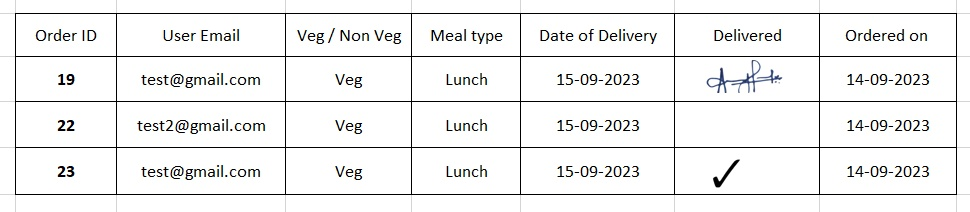
#> input picture images/0_original.jpg, 970 x 212 px
$ python -i TableExtractor.py   (imports and definitions only)
#> lines starting #> are read from the running program, lines starting #| are printed output that depends on the picture; after the words box and inside, x2 and y2 are one past the last pixel; in counts of white or black regions, pixels touching at a corner belong together
import cv2
import numpy as np

class TableExtractor:

    def __init__(self, image_path):
        self.image_path = image_path

    def execute(self):
        self.read_image()
        self.store_process_image("0_original.jpg", self.image)
        self.convert_image_to_grayscale()
        self.store_process_image("1_grayscaled.jpg", self.grayscale_image)
        self.threshold_image()
        self.store_process_image("3_thresholded.jpg", self.thresholded_image)
        self.invert_image()
        self.store_process_image("4_inverteded.jpg", self.inverted_image)
        self.dilate_image()
        self.store_process_image("5_dialateded.jpg", self.dilated_image)
        self.find_contours()
        self.store_process_image("6_all_contours.jpg", self.image_with_all_contours)
        self.filter_contours_and_leave_only_rectangles()
        self.store_process_image("7_only_rectangular_contours.jpg", self.image_with_only_rectangular_contours)
        self.find_largest_contour_by_area()
        self.store_process_image("8_contour_with_max_area.jpg", self.image_with_contour_with_max_area)
        self.order_points_in_the_contour_with_max_area()
        self.store_process_image("9_with_4_corner_points_plotted.jpg", self.image_with_points_plotted)
        self.calculate_new_width_and_height_of_image()
        self.apply_perspective_transform()
        self.store_process_image("10_perspective_corrected.jpg", self.perspective_corrected_image)
        self.add_10_percent_padding()
        self.store_process_image("11_perspective_corrected_with_padding.jpg", self.perspective_corrected_image_with_padding)
        return self.perspective_corrected_image_with_padding

    def read_image(self):
        self.image = cv2.imread(self.image_path)
#> self.image is the input picture: shape (212, 970, 3); mean B, G, R 239.8, 240, 239.8

    def convert_image_to_grayscale(self):
        self.grayscale_image = cv2.cvtColor(self.image, cv2.COLOR_BGR2GRAY)

    def blur_image(self):
        self.blurred_image = cv2.blur(self.grayscale_image, (5, 5))

    def threshold_image(self):
        self.thresholded_image = cv2.threshold(self.grayscale_image, 0, 255, cv2.THRESH_BINARY + cv2.THRESH_OTSU)[1]
#> self.thresholded_image: shape (212, 970); 94% white; black in thin lines or dots, all inside (x1, y1, x2, y2) = (15, 13, 957, 195)

    def invert_image(self):
        self.inverted_image = cv2.bitwise_not(self.thresholded_image)

    def dilate_image(self):
        self.dilated_image = cv2.dilate(self.inverted_image, None, iterations=5)
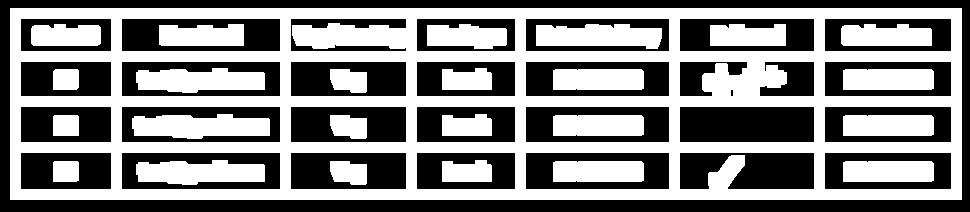
#> self.dilated_image: shape (212, 970); 51.7% white; 31 black regions (1 under 20 px)

    def find_contours(self):
        self.contours, self.hierarchy = cv2.findContours(self.dilated_image, cv2.RETR_TREE, cv2.CHAIN_APPROX_SIMPLE)
#> self.contours = 55 contours, 1 with area under 20; largest, box (x1, y1, x2, y2) and area: (10, 8, 962, 200) 181641, (121, 152, 281, 190) 5881, (121, 106, 281, 143) 5722, (121, 61, 281, 97) 5563, (525, 152, 670, 190) 5326; self.hierarchy = 55 rows, first 6: [-1, -1, 1, -1], [3, -1, 2, 0], [-1, -1, -1, 1], [4, 1, -1, 0], [6, 3, 5, 0], [-1, -1, -1, 4]
        self.image_with_all_contours = self.image.copy()
        cv2.drawContours(self.image_with_all_contours, self.contours, -1, (0, 255, 0), 3)
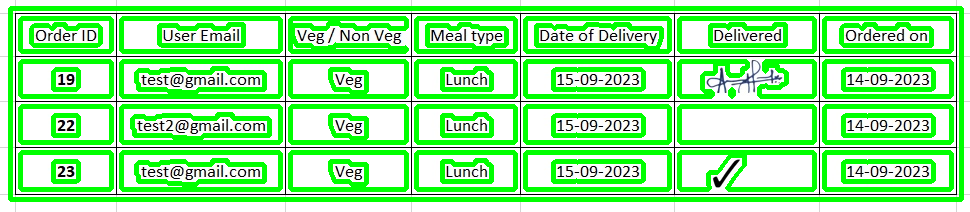
#> self.image_with_all_contours: shape (212, 970, 3); mean B, G, R 141.3, 240.1, 141.3

    def filter_contours_and_leave_only_rectangles(self):
        self.rectangular_contours = []
        for contour in self.contours:
            peri = cv2.arcLength(contour, True)
            approx = cv2.approxPolyDP(contour, 0.02 * peri, True)
            if len(approx) == 4:
                self.rectangular_contours.append(approx)
#> this loop made 55 passes
#> (peri, approx) on passes 1, 2, 3, 5, 6, 7, 9, 10, 11, 13, 14, 15: (2284, [[10, 8], [10, 199], [961, 199], [961, 8]]), (325.7, [[824, 153], [950, 152], [951, 188], [825, 189]]), (218.5, [[843, 162], [843, 181], [933, 180], [931, 161]]), (359.7, [[525, 153], [668, 152], [669, 188], [526, 189]]), (219.3, [[553, 162], [553, 181], [643, 180], [641, 161]]), (269.7, [[416, 153], [514, 152], [515, 188], [417, 189]]), (303.7, [[290, 153], [405, 152], [406, 188], [291, 189]]), (113.3, [[330, 161], [334, 181], [366, 183], [366, 164]]), (389.7, [[121, 153], [279, 152], [280, 188], [122, 189]]), (253.7, [[20, 153], [110, 152], [111, 188], [21, 189]]), (88.24, [[53, 162], [53, 181], [78, 180], [77, 161]]), (323.7, [[824, 107], [950, 106], [951, 141], [825, 142]])
#> peri on passes 4, 8, 12, 21, 25, 28: 425.7, 143.7, 304.6, 143.7, 322.6, 17.66
#> after the loop, self.rectangular_contours = 43 contours; largest, box (x1, y1, x2, y2) and area: (10, 8, 962, 200) 181641, (121, 152, 281, 190) 5689, (121, 106, 281, 143) 5531, (121, 61, 281, 97) 5373, (525, 152, 670, 190) 5149
        self.image_with_only_rectangular_contours = self.image.copy()
        cv2.drawContours(self.image_with_only_rectangular_contours, self.rectangular_contours, -1, (0, 255, 0), 3)
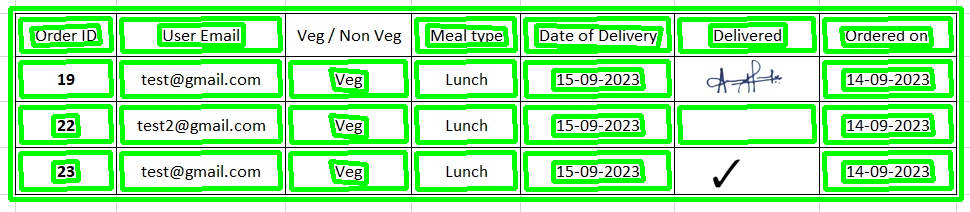
#> self.image_with_only_rectangular_contours: shape (212, 970, 3); mean B, G, R 159, 240.1, 159

    def find_largest_contour_by_area(self):
        max_area = 0
        self.contour_with_max_area = None
        for contour in self.rectangular_contours:
            area = cv2.contourArea(contour)
            if area > max_area:
                max_area = area
                self.contour_with_max_area = contour
#> this loop made 43 passes
#> (area, max_area, self.contour_with_max_area) on pass 1: (181641, 181641, [[10, 8], [10, 199], [961, 199], [961, 8]])
#> (contour, area) on passes 2 to 7: ([[824, 153], [950, 152], [951, 188], [825, 189]], 4537), ([[843, 162], [843, 181], [933, 180], [931, 161]], 1692), ([[525, 153], [668, 152], [669, 188], [526, 189]], 5149), ([[553, 162], [553, 181], [643, 180], [641, 161]], 1692), ([[416, 153], [514, 152], [515, 188], [417, 189]], 3529), ([[290, 153], [405, 152], [406, 188], [291, 189]], 4141)
#> after the loop, max_area = 181641
        self.image_with_contour_with_max_area = self.image.copy()
        cv2.drawContours(self.image_with_contour_with_max_area, [self.contour_with_max_area], -1, (0, 255, 0), 3)
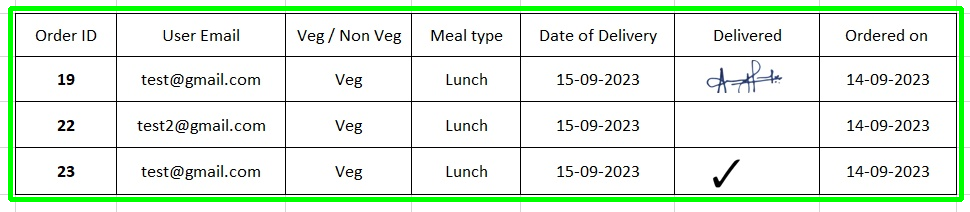
#> self.image_with_contour_with_max_area: shape (212, 970, 3); 5.55% of pixels changed, all inside (x1, y1, x2, y2) = (8, 6, 964, 202)

    def order_points_in_the_contour_with_max_area(self):
        self.contour_with_max_area_ordered = self.order_points(self.contour_with_max_area)
#> in order_points, `pts = pts.reshape(4, 2)`: pts = [[10, 8], [10, 199], [961, 199], [961, 8]]
#> in order_points, `s = pts.sum(axis=1)`: s = [18, 209, 1160, 969]
#> in order_points, `diff = np.diff(pts, axis=1)`: diff = [-2, 189, -762, -953]
#> self.contour_with_max_area_ordered = [[10, 8], [961, 8], [961, 199], [10, 199]]
        self.image_with_points_plotted = self.image.copy()
        for point in self.contour_with_max_area_ordered:
            point_coordinates = (int(point[0]), int(point[1]))
            self.image_with_points_plotted = cv2.circle(self.image_with_points_plotted, point_coordinates, 10, (0, 0, 255), -1)
#> this loop made 4 passes
#> pass 1, in order_points_in_the_contour_with_max_area, `self.image_with_points_plotted = cv2.circle(self.image_with_points_plo..`:
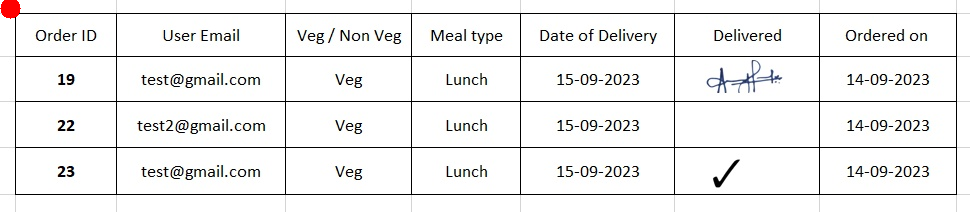
#> self.image_with_points_plotted: shape (212, 970, 3); 0.15% of pixels changed, all inside (x1, y1, x2, y2) = (0, 0, 21, 19)
#> after the loop:
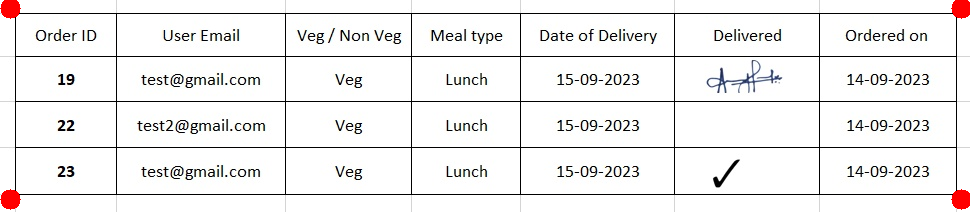
#> self.image_with_points_plotted: shape (212, 970, 3); mean B, G, R 238.3, 238.6, 239.8

    def calculate_new_width_and_height_of_image(self):
        existing_image_width = self.image.shape[1]
#> existing_image_width = 970
        existing_image_width_reduced_by_10_percent = int(existing_image_width * 0.9)
#> existing_image_width_reduced_by_10_percent = 873

        distance_between_top_left_and_top_right = self.calculateDistanceBetween2Points(self.contour_with_max_area_ordered[0], self.contour_with_max_area_ordered[1])
#> in calculateDistanceBetween2Points, `dis = ((p2[0] - p1[0]) ** 2 + (p2[1] - p1[1]) ** 2) ** 0.5`: dis = 951
#> distance_between_top_left_and_top_right = 951
        distance_between_top_left_and_bottom_left = self.calculateDistanceBetween2Points(self.contour_with_max_area_ordered[0], self.contour_with_max_area_ordered[3])
#> distance_between_top_left_and_bottom_left = 191

        aspect_ratio = distance_between_top_left_and_bottom_left / distance_between_top_left_and_top_right
#> aspect_ratio = 0.201

        self.new_image_width = existing_image_width_reduced_by_10_percent
#> self.new_image_width = 873
        self.new_image_height = int(self.new_image_width * aspect_ratio)
#> self.new_image_height = 175

    def apply_perspective_transform(self):
        pts1 = np.float32(self.contour_with_max_area_ordered)
#> pts1 = [[10, 8], [961, 8], [961, 199], [10, 199]]
        pts2 = np.float32([[0, 0], [self.new_image_width, 0], [self.new_image_width, self.new_image_height], [0, self.new_image_height]])
#> pts2 = [[0, 0], [873, 0], [873, 175], [0, 175]]
        matrix = cv2.getPerspectiveTransform(pts1, pts2)
#> matrix = [[0.918, -8.93e-18, -9.18], [1.85e-18, 0.916, -7.33], [0, 0, 1]]
        self.perspective_corrected_image = cv2.warpPerspective(self.image, matrix, (self.new_image_width, self.new_image_height))

    def add_10_percent_padding(self):
        image_height = self.image.shape[0]
#> image_height = 212
        padding = int(image_height * 0.1)
#> padding = 21
        self.perspective_corrected_image_with_padding = cv2.copyMakeBorder(self.perspective_corrected_image, padding, padding, padding, padding, cv2.BORDER_CONSTANT, value=[255, 255, 255])
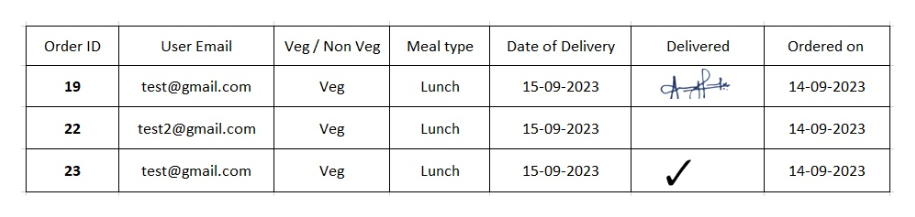
#> self.perspective_corrected_image_with_padding: shape (217, 915, 3); mean B, G, R 241.8, 242, 241.8

    def draw_contours(self):
        self.image_with_contours = self.image.copy()
        cv2.drawContours(self.image_with_contours,  [ self.contour_with_max_area ], -1, (0, 255, 0), 1)

    def calculateDistanceBetween2Points(self, p1, p2):
        dis = ((p2[0] - p1[0]) ** 2 + (p2[1] - p1[1]) ** 2) ** 0.5
        return dis

    def order_points(self, pts):
        # initialzie a list of coordinates that will be ordered
        # such that the first entry in the list is the top-left,
        # the second entry is the top-right, the third is the
        # bottom-right, and the fourth is the bottom-left
        pts = pts.reshape(4, 2)
        rect = np.zeros((4, 2), dtype="float32")

        # the top-left point will have the smallest sum, whereas
        # the bottom-right point will have the largest sum
        s = pts.sum(axis=1)
        rect[0] = pts[np.argmin(s)]
        rect[2] = pts[np.argmax(s)]

        # now, compute the difference between the points, the
        # top-right point will have the smallest difference,
        # whereas the bottom-left will have the largest difference
        diff = np.diff(pts, axis=1)
        rect[1] = pts[np.argmin(diff)]
        rect[3] = pts[np.argmax(diff)]

        # return the ordered coordinates
        return rect

    def store_process_image(self, file_name, image):
        path = "./images/" + file_name
        # cv2.imwrite(path, image)


>>> result = TableExtractor('images/0_original.jpg').execute()

$ run again, on images/10_perspective_corrected.jpg
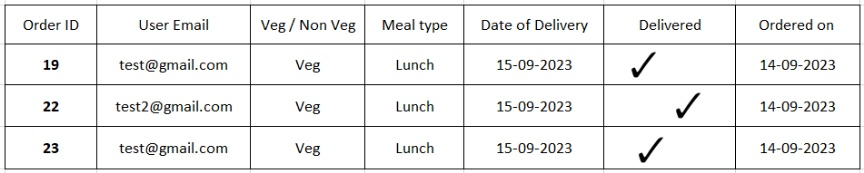
#> input picture images/10_perspective_corrected.jpg, 864 x 173 px
#> in read_image, self.image is the input picture: shape (173, 864, 3); mean B, G, R 238, 238.3, 238.1
#> self.thresholded_image: shape (173, 864); 90% white; black in thin lines or dots
#> self.inverted_image: shape (173, 864); 10% white in thin lines or dots
#> in dilate_image, `self.dilated_image = cv2.dilate(self.inverted_image, None, iterations=5)`:
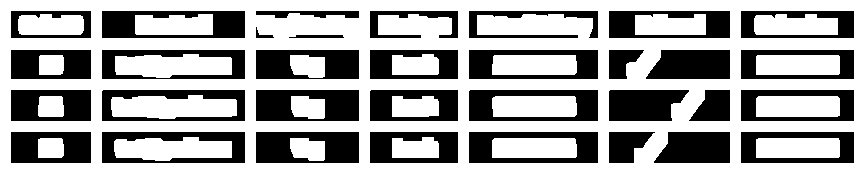
#> self.dilated_image: shape (173, 864); 63.4% white; 33 black regions
#> self.contours = 56 contours; largest, box (x1, y1, x2, y2) and area: (0, 0, 864, 173) 148436, (101, 131, 246, 164) 4606, (101, 89, 246, 122) 4604, (101, 49, 246, 80) 4318, (468, 131, 599, 164) 4158; self.hierarchy = 56 rows, first 6: [-1, -1, 1, -1], [3, -1, 2, 0], [-1, -1, -1, 1], [4, 1, -1, 0], [5, 3, -1, 0], [7, 4, 6, 0]
#> the loop in filter_contours_and_leave_only_rectangles, `for contour in self.contours:` made 56 passes
#> (peri, approx) on passes 1, 2, 3, 6, 7, 8, 10: (2070, [[0, 0], [0, 172], [863, 172], [863, 0]]), (289.7, [[740, 132], [853, 131], [854, 162], [741, 163]]), (202.2, [[756, 139], [756, 157], [839, 156], [838, 138]]), (321.7, [[468, 132], [597, 131], [598, 162], [469, 163]]), (203.1, [[492, 140], [492, 157], [576, 156], [574, 138]]), (239.7, [[369, 132], [457, 131], [458, 162], [370, 163]]), (269.7, [[255, 132], [358, 131], [359, 162], [256, 163]])
#> after the loop in filter_contours_and_leave_only_rectangles, `for contour in self.contours:`: self.rectangular_contours = 40 contours; largest, box (x1, y1, x2, y2) and area: (0, 0, 864, 173) 148436, (101, 131, 246, 164) 4434, (101, 89, 246, 122) 4363, (101, 49, 246, 80) 4148, (468, 131, 599, 164) 4000
#> the loop in find_largest_contour_by_area, `for contour in self.rectangular_contours:` made 40 passes
#> (area, max_area, self.contour_with_max_area) on pass 1: (148436, 148436, [[0, 0], [0, 172], [863, 172], [863, 0]])
#> after the loop in find_largest_contour_by_area, `for contour in self.rectangular_contours:`: max_area = 148436
#> self.image_with_contour_with_max_area: shape (173, 864, 3); 4.14% of pixels changed, all inside (x1, y1, x2, y2) = (0, 0, 864, 173)
#> pts = [[0, 0], [0, 172], [863, 172], [863, 0]]
#> s = [0, 172, 1035, 863]
#> diff = [0, 172, -691, -863]
#> self.contour_with_max_area_ordered = [[0, 0], [863, 0], [863, 172], [0, 172]]
#> the loop in order_points_in_the_contour_with_max_area, `for point in self.contour_with_max_area_ordered:` made 4 passes
#> dis = 863
#> distance_between_top_left_and_bottom_left = 172
#> aspect_ratio = 0.199
#> self.new_image_height = 154
#> pts1 = [[0, 0], [863, 0], [863, 172], [0, 172]]
#> pts2 = [[0, 0], [777, 0], [777, 154], [0, 154]]
#> matrix = [[0.9, 0, 0], [0, 0.895, 0], [0, 0, 1]]
#> in add_10_percent_padding, `self.perspective_corrected_image_with_padding = cv2.copyMakeBorder(sel..`:
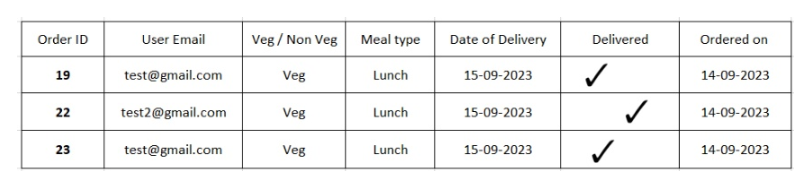
#> self.perspective_corrected_image_with_padding: shape (188, 811, 3); mean B, G, R 241.7, 241.9, 241.8

$ run again, on images/11_perspective_corrected_with_padding.jpg
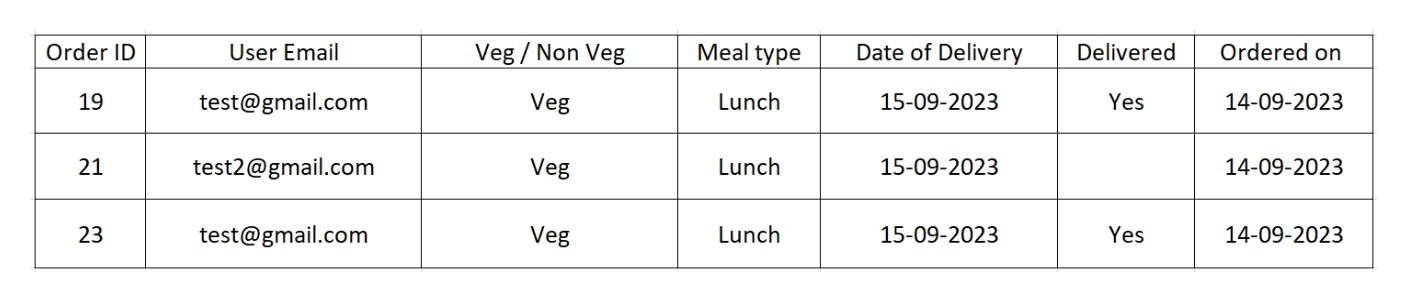
#> input picture images/11_perspective_corrected_with_padding.jpg, 1407 x 302 px
#> in read_image, self.image is the input picture: shape (302, 1407, 3); mean B, G, R 242.9, 243.1, 243
#> self.thresholded_image: shape (302, 1407); 93.5% white; black in thin lines or dots, all inside (x1, y1, x2, y2) = (34, 34, 1374, 269)
#> in dilate_image, `self.dilated_image = cv2.dilate(self.inverted_image, None, iterations=5)`:
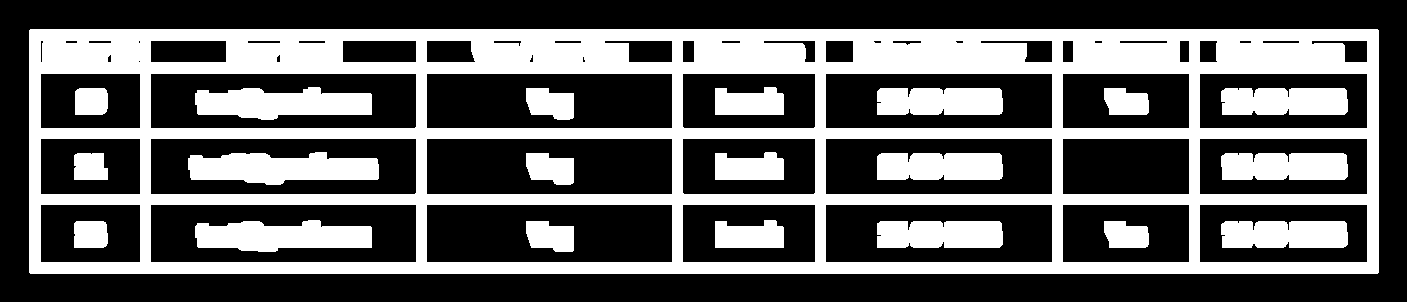
#> self.dilated_image: shape (302, 1407); 37.5% white; 21 white regions
#> self.contours = 75 contours, 3 with area under 20; largest, box (x1, y1, x2, y2) and area: (29, 29, 1379, 274) 329154, (150, 204, 417, 263) 15426, (150, 138, 417, 195) 14892, (150, 73, 417, 129) 14626, (426, 204, 673, 263) 14266; self.hierarchy = 75 rows, first 6: [-1, -1, 1, -1], [3, -1, 2, 0], [-1, -1, -1, 1], [5, 1, 4, 0], [-1, -1, -1, 3], [7, 3, 6, 0]
#> the loop in filter_contours_and_leave_only_rectangles, `for contour in self.contours:` made 75 passes
#> (peri, approx) on passes 1, 2, 4, 5, 6, 8, 10: (3183.7, [[29, 30], [30, 273], [1378, 272], [1377, 29]]), (449.7, [[1199, 205], [1366, 204], [1367, 261], [1200, 262]]), (367.7, [[1062, 205], [1188, 204], [1189, 261], [1063, 262]]), (134.1, [[1104, 221], [1109, 247], [1147, 246], [1146, 226]]), (567.7, [[825, 205], [1051, 204], [1052, 261], [826, 262]]), (379.7, [[682, 205], [814, 204], [815, 261], [683, 262]]), (605.7, [[426, 205], [671, 204], [672, 261], [427, 262]])
#> after the loop in filter_contours_and_leave_only_rectangles, `for contour in self.contours:`: self.rectangular_contours = 44 contours, 1 with area under 20; largest, box (x1, y1, x2, y2) and area: (29, 29, 1379, 274) 327565, (150, 204, 417, 263) 15106, (150, 138, 417, 195) 14444, (150, 73, 417, 129) 14179, (426, 204, 673, 263) 13966
#> self.image_with_only_rectangular_contours: shape (302, 1407, 3); 18.53% of pixels changed, all inside (x1, y1, x2, y2) = (27, 27, 1381, 276)
#> the loop in find_largest_contour_by_area, `for contour in self.rectangular_contours:` made 44 passes
#> (area, max_area, self.contour_with_max_area) on pass 1: (327565, 327565, [[29, 30], [30, 273], [1378, 272], [1377, 29]])
#> after the loop in find_largest_contour_by_area, `for contour in self.rectangular_contours:`: max_area = 327565
#> pts = [[29, 30], [30, 273], [1378, 272], [1377, 29]]
#> s = [59, 303, 1650, 1406]
#> diff = [1, 243, -1106, -1348]
#> self.contour_with_max_area_ordered = [[29, 30], [1377, 29], [1378, 272], [30, 273]]
#> the loop in order_points_in_the_contour_with_max_area, `for point in self.contour_with_max_area_ordered:` made 4 passes
#> dis = 1348
#> distance_between_top_left_and_bottom_left = 243
#> aspect_ratio = 0.18
#> self.new_image_height = 228
#> pts1 = [[29, 30], [1377, 29], [1378, 272], [30, 273]]
#> pts2 = [[0, 0], [1266, 0], [1266, 228], [0, 228]]
#> matrix = [[0.939, -0.00386, -27.12], [0.000696, 0.938, -28.17], [-1.62e-19, 1.22e-20, 1]]
#> in add_10_percent_padding, `self.perspective_corrected_image_with_padding = cv2.copyMakeBorder(sel..`:
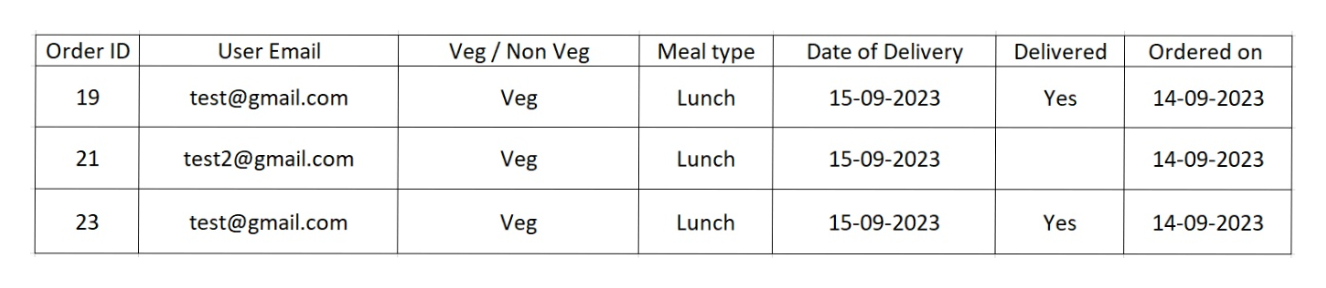
#> self.perspective_corrected_image_with_padding: shape (288, 1326, 3); mean B, G, R 243.1, 243.3, 243.2
